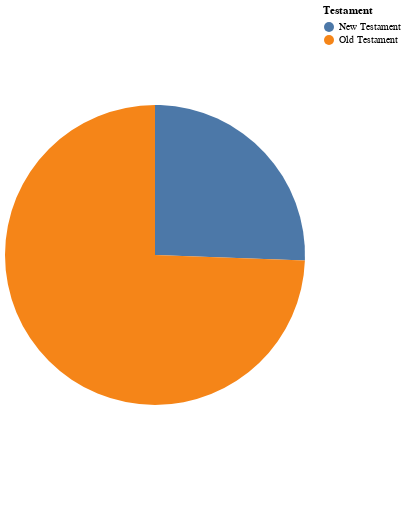

The cell this chart's notebook holds for it:
### Code cell
display(Markdown(f"### Verses / Testament"))

chart_testament_pie = (
    alt.Chart(testament_contribution)
    .mark_arc()
    .encode(
        theta=alt.Theta("# of Verses:Q", title="Verse Count"),
        color=alt.Color("Testament:N", legend=alt.Legend(title="Testament")),
        tooltip=["Testament", "# of Verses"],
    )
    .properties(
                # title="Testament Contribution by Verse Count",
                width='container', 
                height=500)
    .interactive()
)

display(chart_testament_pie)

### Figure 1 — Vega-Lite specification as saved in the notebook (floating-point values rounded to 4 significant figures)
{"config": {"view": {"continuousWidth": 300, "continuousHeight": 300}}, "data": {"name": "data-72466ceedce2355848ed88c2bc146f1a"}, "mark": {"type": "arc"}, "encoding": {"color": {"field": "Testament", "legend": {"title": "Testament"}, "type": "nominal"}, "theta": {"field": "# of Verses", "title": "Verse Count", "type": "quantitative"}, "tooltip": [{"field": "Testament", "type": "nominal"}, {"field": "# of Verses", "type": "quantitative"}]}, "height": 500, "params": [{"name": "param_4", "select": {"type": "interval", "encodings": ["x", "y"]}, "bind": "scales"}], "width": "container", "$schema": "https://vega.github.io/schema/vega-lite/v5.20.1.json", "datasets": {"data-72466ceedce2355848ed88c2bc146f1a": [{"Testament": "New Testament", "# of Verses": 7957}, {"Testament": "Old Testament", "# of Verses": 23145}]}}
